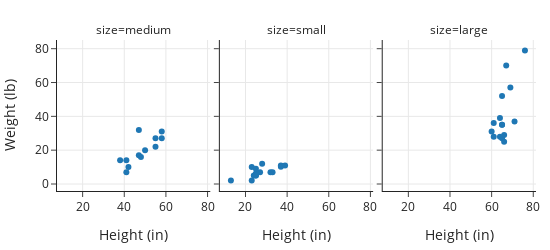

The cell this chart's notebook holds for it:
### Markdown cell above
We often need to change a figure's layout.
For instance, we might want to adjust the figure margins or change the axis range.
To do this, we can use the `Figure.update_layout()` method.
In the facet catter plot that we made the title is cut off because
the plot doesn't have large enough margins. We can correct this with `Figure.update_layout()`.

### Code cell
fig = px.scatter(dogs, x='height', y='weight',
                 facet_col='size',
                 labels=dict(height="Height (in)", weight="Weight (lb)"),
                 width=550, height=250)

fig.update_layout(margin=dict(t=40))
fig

### Figure 1 — Plotly figure (JSON) as saved in the notebook; plotly's stock layout.template omitted (floating-point values rounded to 4 significant figures)
{"data": [{"hovertemplate": "size=medium<br>Height (in)=%{x}<br>Weight (lb)=%{y}<extra></extra>", "legendgroup": "", "marker": {"color": "#1F77B4", "symbol": "circle"}, "mode": "markers", "name": "", "orientation": "v", "showlegend": false, "type": "scatter", "x": [48, 41, 55, 50, 58, 58, 41, 42, 38, 47, 47, 55], "xaxis": "x", "y": [16, 14, 22, 20, 31, 27, 7, 10, 14, 32, 17, 27], "yaxis": "y"}, {"hovertemplate": "size=small<br>Height (in)=%{x}<br>Weight (lb)=%{y}<extra></extra>", "legendgroup": "", "marker": {"color": "#1F77B4", "symbol": "circle"}, "mode": "markers", "name": "", "orientation": "v", "showlegend": false, "type": "scatter", "x": [25, 37, 37, 27, 33, 13, 25, 23, 25, 39, 24, 25, 32, 28, 23, 25], "xaxis": "x2", "y": [6, 11, 10.15, 7, 7, 2, 5, 2, 6, 11, 5, 5, 7, 12, 10, 9], "yaxis": "y2"}, {"hovertemplate": "size=large<br>Height (in)=%{x}<br>Weight (lb)=%{y}<extra></extra>", "legendgroup": "", "marker": {"color": "#1F77B4", "symbol": "circle"}, "mode": "markers", "name": "", "orientation": "v", "showlegend": false, "type": "scatter", "x": [61, 65, 66, 60, 64, 65, 66, 69, 65, 71, 61, 64, 65, 76, 67], "xaxis": "x3", "y": [28, 27, 29, 31, 28, 35, 25, 57, 35, 37, 36, 39, 52, 79, 70], "yaxis": "y3"}], "layout": {"annotations": [{"font": {}, "showarrow": false, "text": "size=medium", "x": 0.16, "xanchor": "center", "xref": "paper", "y": 1, "yanchor": "bottom", "yref": "paper"}, {"font": {}, "showarrow": false, "text": "size=small", "x": 0.5, "xanchor": "center", "xref": "paper", "y": 1, "yanchor": "bottom", "yref": "paper"}, {"font": {}, "showarrow": false, "text": "size=large", "x": 0.84, "xanchor": "center", "xref": "paper", "y": 1, "yanchor": "bottom", "yref": "paper"}], "height": 250, "legend": {"tracegroupgap": 0}, "margin": {"t": 40}, "width": 550, "xaxis": {"anchor": "y", "autorange": true, "domain": [0, 0.32], "range": [7.488, 81.51], "title": {"text": "Height (in)"}, "type": "linear"}, "xaxis2": {"anchor": "y2", "autorange": true, "domain": [0.34, 0.66], "matches": "x", "range": [7.488, 81.51], "title": {"text": "Height (in)"}, "type": "linear"}, "xaxis3": {"anchor": "y3", "autorange": true, "domain": [0.68, 1.0], "matches": "x", "range": [7.488, 81.51], "title": {"text": "Height (in)"}, "type": "linear"}, "yaxis": {"anchor": "x", "autorange": true, "domain": [0, 1], "range": [-4.776, 85.78], "title": {"text": "Weight (lb)"}, "type": "linear"}, "yaxis2": {"anchor": "x2", "autorange": true, "domain": [0, 1], "matches": "y", "range": [-4.776, 85.78], "showticklabels": false, "type": "linear"}, "yaxis3": {"anchor": "x3", "autorange": true, "domain": [0, 1], "matches": "y", "range": [-4.776, 85.78], "showticklabels": false, "type": "linear"}}}
